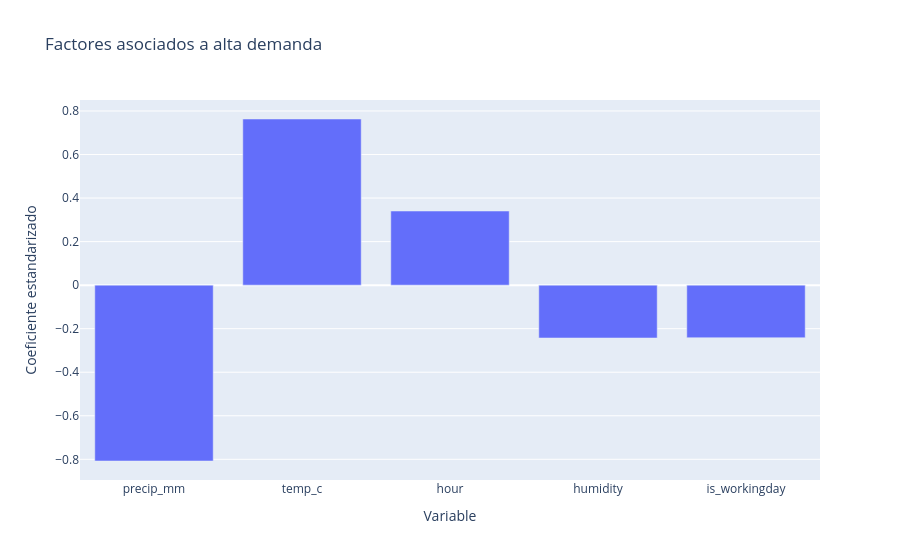

The code cell stored with this chart in its notebook:
### Markdown cell above
d) (0.75 pts) Interpreta qué factores parecen asociarse más a la alta demanda (coeficientes del modelo logístico y/o importancia si usas un árbol; o argumentación basada en tus gráficos del ejercicio 2).

### Code cell
coeficientes = pd.Series(logistica.coef_[0], index=variables)
orden = coeficientes.abs().sort_values(ascending=False).index
coeficientes = coeficientes.loc[orden]
display(coeficientes.to_frame("coeficiente_estandarizado").round(3))
px.bar(x=coeficientes.index, y=coeficientes.values, title="Factores asociados a alta demanda",
       labels={"x": "Variable", "y": "Coeficiente estandarizado"}).show()
print("Mayor coeficiente en valor absoluto:", coeficientes.index[0])

### Figure 1 — Plotly figure (JSON) as saved in the notebook; plotly's stock layout.template omitted (floating-point values rounded to 4 significant figures)
{"data": [{"hovertemplate": "Variable=%{x}<br>Coeficiente estandarizado=%{y}<extra></extra>", "legendgroup": "", "marker": {"color": "#636efa", "pattern": {"shape": ""}}, "name": "", "orientation": "v", "showlegend": false, "textposition": "auto", "type": "bar", "x": ["precip_mm", "temp_c", "hour", "humidity", "is_workingday"], "xaxis": "x", "y": [-0.8078, 0.7632, 0.3404, -0.2428, -0.2414], "yaxis": "y"}], "layout": {"barmode": "relative", "legend": {"tracegroupgap": 0}, "title": {"text": "Factores asociados a alta demanda"}, "xaxis": {"anchor": "y", "domain": [0, 1], "title": {"text": "Variable"}}, "yaxis": {"anchor": "x", "domain": [0, 1], "title": {"text": "Coeficiente estandarizado"}}}}
